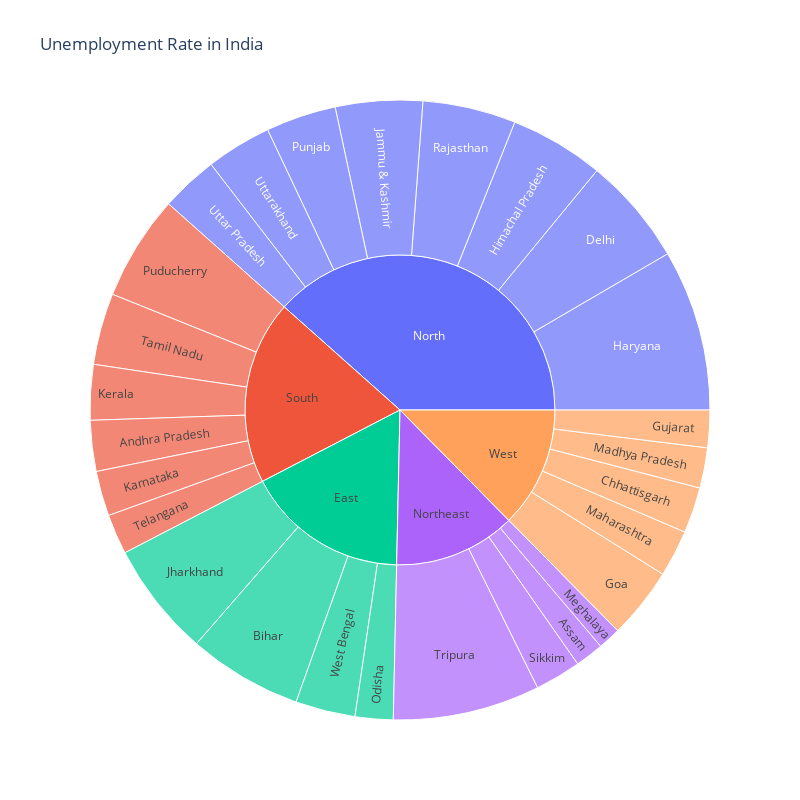

Source (notebook cell):
### Markdown cell above
Now let’s create a dashboard to analyze the unemployment rate of each Indian state by region. 
For this, I’ll use a sunburst plot:

### Code cell
unemploment = data[["States", "Region", "Estimated Unemployment Rate"]]
figure = px.sunburst(unemploment, path=["Region", "States"], 
                     values="Estimated Unemployment Rate", 
                     width=800, height=800, color_continuous_scale="RdY1Gn", 
                     title="Unemployment Rate in India")
figure.show()

### Figure 1 — Plotly figure (JSON) as saved in the notebook; plotly's stock layout.template omitted (floating-point values rounded to 4 significant figures)
{"data": [{"branchvalues": "total", "domain": {"x": [0, 1], "y": [0, 1]}, "hovertemplate": "labels=%{label}<br>Estimated Unemployment Rate=%{value}<br>parent=%{parent}<br>id=%{id}<extra></extra>", "ids": ["South/Andhra Pradesh", "Northeast/Assam", "East/Bihar", "West/Chhattisgarh", "North/Delhi", "West/Goa", "West/Gujarat", "North/Haryana", "North/Himachal Pradesh", "North/Jammu & Kashmir", "East/Jharkhand", "South/Karnataka", "South/Kerala", "West/Madhya Pradesh", "West/Maharashtra", "Northeast/Meghalaya", "East/Odisha", "South/Puducherry", "North/Punjab", "North/Rajasthan", "Northeast/Sikkim", "South/Tamil Nadu", "South/Telangana", "Northeast/Tripura", "North/Uttar Pradesh", "North/Uttarakhand", "East/West Bengal", "East", "North", "Northeast", "South", "West"], "labels": ["Andhra Pradesh", "Assam", "Bihar", "Chhattisgarh", "Delhi", "Goa", "Gujarat", "Haryana", "Himachal Pradesh", "Jammu & Kashmir", "Jharkhand", "Karnataka", "Kerala", "Madhya Pradesh", "Maharashtra", "Meghalaya", "Odisha", "Puducherry", "Punjab", "Rajasthan", "Sikkim", "Tamil Nadu", "Telangana", "Tripura", "Uttar Pradesh", "Uttarakhand", "West Bengal", "East", "North", "Northeast", "South", "West"], "name": "", "parents": ["South", "Northeast", "East", "West", "North", "West", "West", "North", "North", "North", "East", "South", "South", "West", "West", "Northeast", "East", "South", "North", "North", "Northeast", "South", "South", "Northeast", "North", "North", "East", "", "", "", "", ""], "type": "sunburst", "values": [86.64, 48.56, 194.7, 78.19, 184.1, 121.7, 63.76, 274.8, 160.7, 148.3, 195.4, 76.68, 94.34, 68.54, 79.79, 38.66, 64.62, 179.4, 119.8, 158.7, 78.34, 121.9, 68.33, 250.6, 97.37, 111.6, 101.9, 556.6, 1255.0, 416.1, 627.3, 411.9]}], "layout": {"height": 800, "legend": {"tracegroupgap": 0}, "title": {"text": "Unemployment Rate in India"}, "width": 800}}
